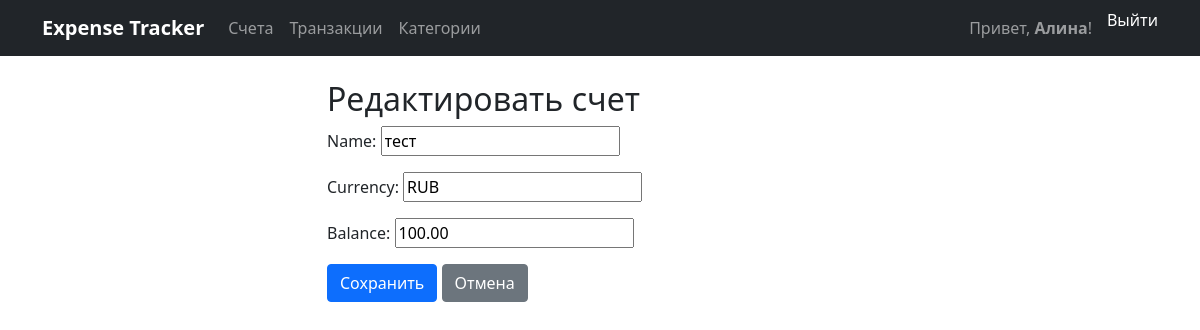
The app's page /accounts/1/edit/ (signed in) with its own data.
### expenses/models.py (models this page shows, shortened)
class Account(models.Model):
    owner = models.ForeignKey(User, on_delete=models.CASCADE, related_name='accounts')
    name = models.CharField(max_length=120)
    currency = models.CharField(max_length=3, default='RUB')
    balance = models.DecimalField(max_digits=12, decimal_places=2, default=Decimal('0.00'))
    created_at = models.DateTimeField(auto_now_add=True)
    class Meta:
        ordering = ['-created_at']

### expenses/views.py (the view)
# urls.py: path('accounts/<int:pk>/edit/', views.AccountUpdateView.as_view(), name='account_edit'),
class AccountUpdateView(LoginRequiredMixin, UpdateView):
    model = Account
    fields = ['name', 'currency', 'balance']
    template_name = 'expenses/account_form.html'
    success_url = reverse_lazy('expenses:account_list')
    def get_queryset(self):
        return Account.objects.filter(owner=self.request.user)

### expenses/templates/expenses/account_form.html (shortened to what this page needs)
{% extends 'expenses/base.html' %}
{% block content %}
<div class="row">
    <div class="col-md-6 mx-auto">
        <h2>{% if object %}Редактировать счет{% else %}Добавить счет{% endif %}</h2>
        <form method="post">
            {{ form.as_p }}
            <button type="submit" class="btn btn-primary">Сохранить</button>
            <a href="{% url 'expenses:account_list' %}" class="btn btn-secondary">Отмена</a>
        </form>
    </div>
</div>
{% endblock %}

### expenses/templates/expenses/base.html (shortened to what this page needs)
<!DOCTYPE html>
<html lang="ru">
<head>
    <link href="https://cdn.jsdelivr.net/npm/bootstrap@5.1.3/dist/css/bootstrap.min.css" rel="stylesheet">
</head>
<body>
    <nav class="navbar navbar-expand-lg navbar-dark bg-dark">
        <div class="container">
            <a class="navbar-brand" href="{% url 'expenses:home' %}">
                Expense Tracker
            </a>
            <div class="collapse navbar-collapse" id="navbarContent">
                <div class="navbar-nav me-auto">
                    {% if user.is_authenticated %}
                        <a class="nav-link" href="{% url 'expenses:account_list' %}">
                            Счета
                        </a>
                        <a class="nav-link" href="{% url 'expenses:transaction_list' %}">
                            Транзакции
                        </a>
                        <a class="nav-link" href="{% url 'expenses:category_list' %}">
                            Категории
                        </a>
                    {% endif %}
                </div>
                <div class="navbar-nav">
                    {% if user.is_authenticated %}
                        <span class="navbar-text welcome-text">
                            Привет, <strong>{{ user.username }}</strong>!
                        </span>
                        <form method="post" action="{% url 'expenses:logout' %}" class="d-inline">
                            <button type="submit" class="nav-link btn btn-link p-0 border-0 bg-transparent text-white">
                                Выйти
                            </button>
                        </form>
                    {% endif %}
                </div>
            </div>
        </div>
    </nav>
    <main class="container mt-4">
        {% block content %}{% endblock %}
    </main>
</body>
</html>

### expenses/templates/expenses/base.html (style rules this page uses)
.navbar-brand { font-weight: bold; }
.welcome-text { color: #fff; margin-right: 15px; }

### records on screen
Account: name "тест", currency "RUB", balance "100.00"

### other values on screen
{{ user.username }} "Алина"
